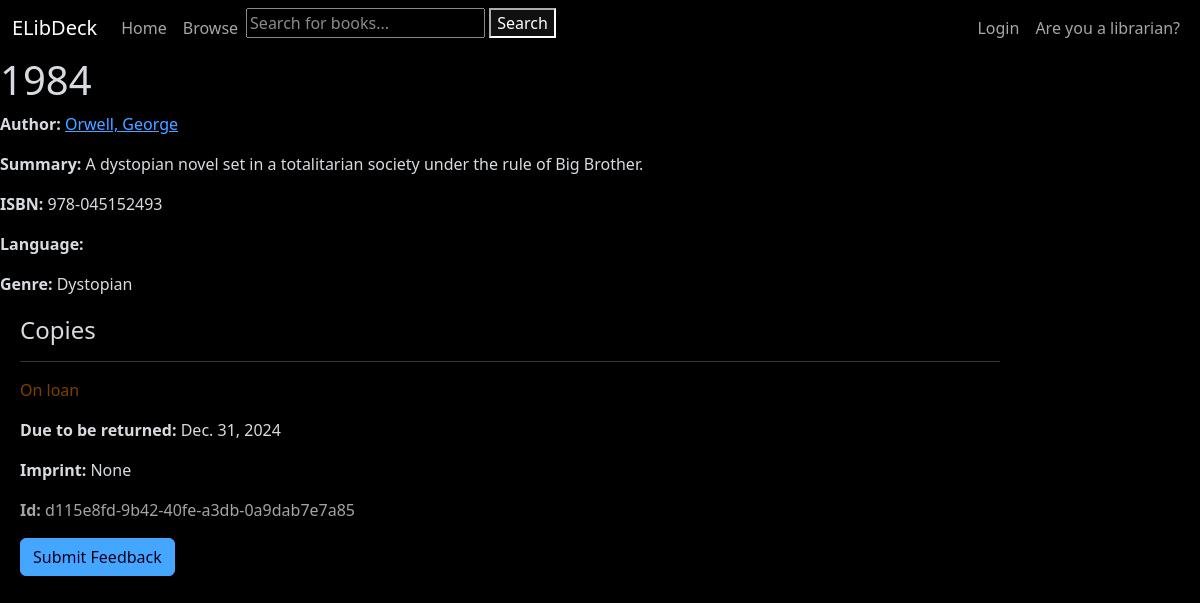
The app's page /book/2, older data.
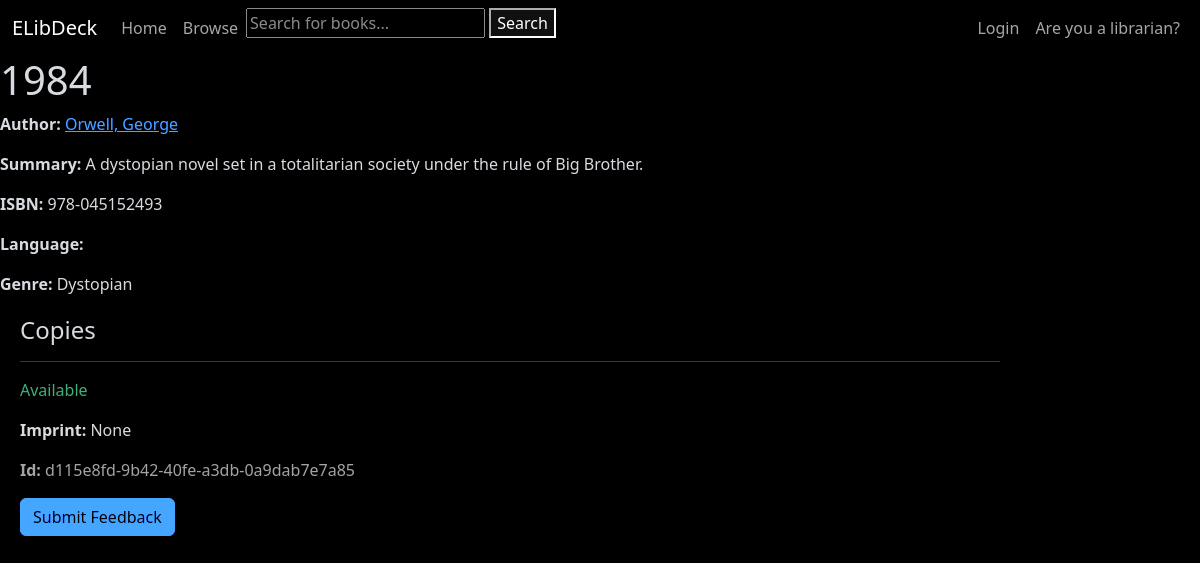
The same page, newer data.
### books_catalog/models.py (models this page shows, shortened)
class BookInstance(models.Model):
    id = models.UUIDField(primary_key=True, default=uuid.uuid4,
                          help_text="Unique ID for this particular book across whole library")
    book = models.ForeignKey('Book', on_delete=models.RESTRICT, null=True)
    imprint = models.CharField(max_length=200, blank=True, null=True)
    due_date = models.DateField(null=True, blank=True)
    borrower = models.ForeignKey(settings.AUTH_USER_MODEL, on_delete=models.SET_NULL, null=True, blank=True)
    LOAN_STATUS = (
        ('o', 'On loan'),
        ('a', 'Available'),
        ('r', 'Reserved'),
    )
    total_late_fee = models.DecimalField(max_digits=5, decimal_places=2, default=0.00)
    status = models.CharField(
        max_length=1,
        choices=LOAN_STATUS,
        blank=True,
        default='m',
        help_text='Book availability',
    )
    class Meta:
        ordering = ['due_date']
        permissions = (("can_mark_returned", "Set book as returned"),)

### books_catalog/views.py (the view)
# urls.py: path('book/<int:pk>', views.BookDetailView.as_view(), name='book-detail'),
class BookDetailView(generic.DetailView):
    model = Book
    template_name = 'books_catalog/book_detail.html'
    context_object_name = 'book'

### books_catalog/models.py (called while the page is built)
    def __str__(self):
        return self.name

    def get_absolute_url(self):
        return reverse('books_catalog:author-detail', args=[str(self.id)])

    def __str__(self):
        return f'{self.last_name}, {self.first_name}'

### books_catalog/templates/books_catalog/book_detail.html
{% extends 'generic.html' %}
{% block content %}
    <h1>{{ book.title }}</h1>
    <p><strong>Author:</strong> <a href="{{ book.author.get_absolute_url }}">{{ book.author }}</a></p>
    <p><strong>Summary:</strong> {{ book.summary }}</p>
    <p><strong>ISBN:</strong> {{ book.isbn }}</p>
    <p><strong>Language:</strong> {{ book.language }}</p>
    <p><strong>Genre:</strong> {{ book.genre.all|join:", " }}</p>
    <div style="margin-left:20px;margin-top:20px">
        <h4>Copies</h4>
        {% for copy in book.bookinstance_set.all %}
            <hr/>
            <p
                    class="{% if copy.status == 'a' %}text-success{% elif copy.status == 'm' %}text-danger{% else %}text-warning{% endif %}">
                {{ copy.get_status_display }}
            </p>
            {% if copy.status != 'a' %}
                <p><strong>Due to be returned:</strong> {{ copy.due_date }}</p>
            {% elif copy.status == 'a' and user.is_authenticated and not perms.books_catalog.can_mark_returned %}
                <p><a href="{% url 'books_catalog:borrow-book' copy.id %}" class="btn btn-primary">Borrow book</a></p>
            {% endif %}
            <p><strong>Imprint:</strong> {{ copy.imprint }}</p>
            <p class="text-muted"><strong>Id:</strong> {{ copy.id }}</p>
            {% if perms.books_catalog.can_mark_returned %}
                <a href="{% url 'books_catalog:update-book' pk=book.pk %}" class="btn btn-primary">Edit</a>
            {% else %}
                <a href="{% url 'books_catalog:feedback' pk=book.pk %}" class="btn btn-primary">Submit Feedback</a>
            {% endif %}
        {% endfor %}
    </div>
{% endblock %}

Row changes from the older to the newer data that the page shows:
changed BookInstance "None": status "On loan" → "Available"; due_date "Dec. 31, 2024" → (not shown)
